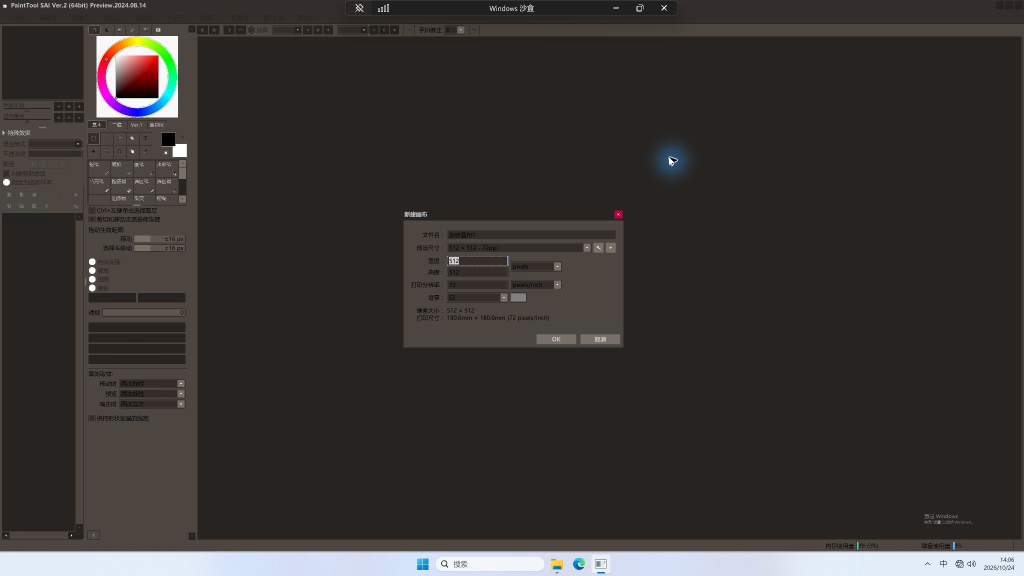
#> input picture docs/evidence/20240814-ui/07-dark-unreadable-dialog.png, 2048 x 1152 px (shown at 1/2 size); the run also reads 1 picture not shown here
$ python verify_ui_evidence.py ../docs/evidence/20240814-ui
#> lines starting #> are read from the running program, lines starting #| are printed output that depends on the picture
"""Check captured SAI2 GUI regression evidence (requires Pillow)."""
import argparse
import hashlib
import json
from pathlib import Path

from PIL import Image, ImageChops


def verify(directory):
    directory = Path(directory)
    before = Image.open(directory / '07-dark-unreadable-dialog.png').convert('RGB')
#> before is the input picture: PIL image 2048x1152 RGB; mean R, G, B 55.5, 51.4, 48.9
    after = Image.open(directory / '14-dark-dialog-fixed.png').convert('RGB')
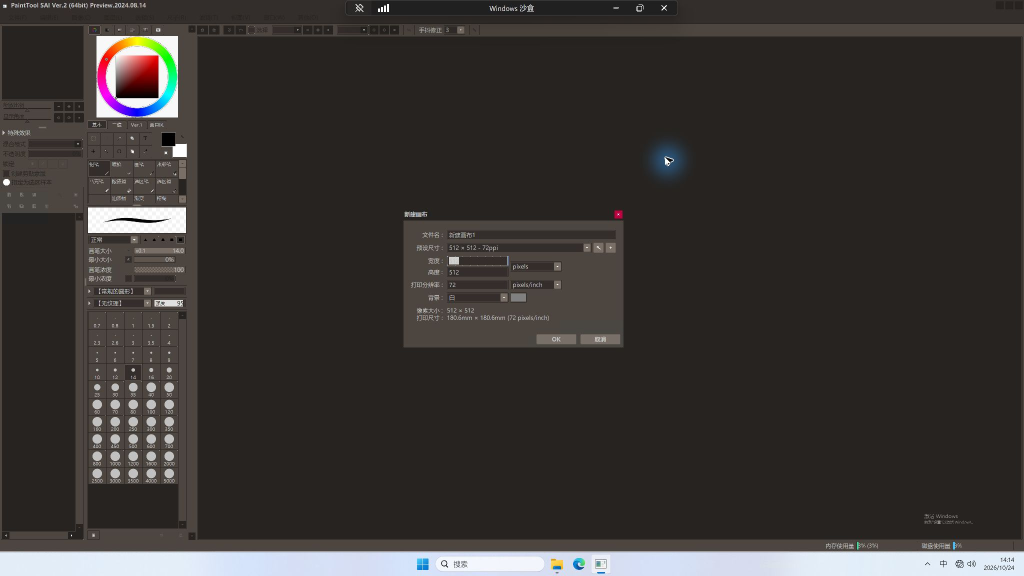
#> input picture docs/evidence/20240814-ui/14-dark-dialog-fixed.png, 2048 x 1152 px (shown at 1/2 size)
#> after is the input picture: PIL image 2048x1152 RGB; mean R, G, B 57, 52.9, 50.5
    # The same New Canvas dialog labels, excluding editable fields and borders.
    labels = (822, 461, 891, 643)
    counts = []
    for screenshot in (before, after):
        pixels = list(zip(*(channel.tobytes() for channel in screenshot.crop(labels).split())))
        counts.append({'dark': sum(max(p) < 40 for p in pixels),
                       'light': sum(min(p) > 150 for p in pixels)})
#> this loop made 2 passes
#> after the loop, counts = 2 items
    assert counts[0]['dark'] > 500 and counts[0]['light'] == 0, 'Unreadable-label reproduction differs'
    assert counts[1]['dark'] == 0 and counts[1]['light'] > 500, 'Dark dialog labels regressed'
    dark = Image.open(directory / 'dark-artwork.png').convert('RGBA')
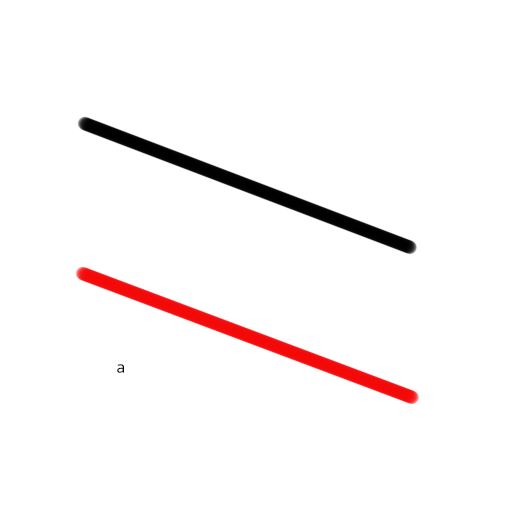
#> input picture docs/evidence/20240814-ui/dark-artwork.png, 512 x 512 px
    restored = Image.open(directory / 'restored-artwork.png').convert('RGBA')
    assert dark.size == restored.size == (512, 512), 'Unexpected export dimensions'
    difference = ImageChops.difference(dark, restored)
#> difference: PIL image 512x512 RGBA; every value is 0
    assert all(channel.getextrema() == (0, 0) for channel in difference.split()), 'Artwork pixels differ after restore'
    pixels = list(zip(*(channel.tobytes() for channel in dark.convert('RGB').split())))
#> pixels = 262144 items
    black = sum(max(p) < 32 for p in pixels)
#> black = 4280
    red = sum(p[0] > 180 and p[1] < 60 and p[2] < 60 for p in pixels)
#> red = 4455
    assert black > 1000 and red > 1000, 'Expected black/red artwork is absent'
#> (the run stopped early here; a loop or call above may not have finished)
